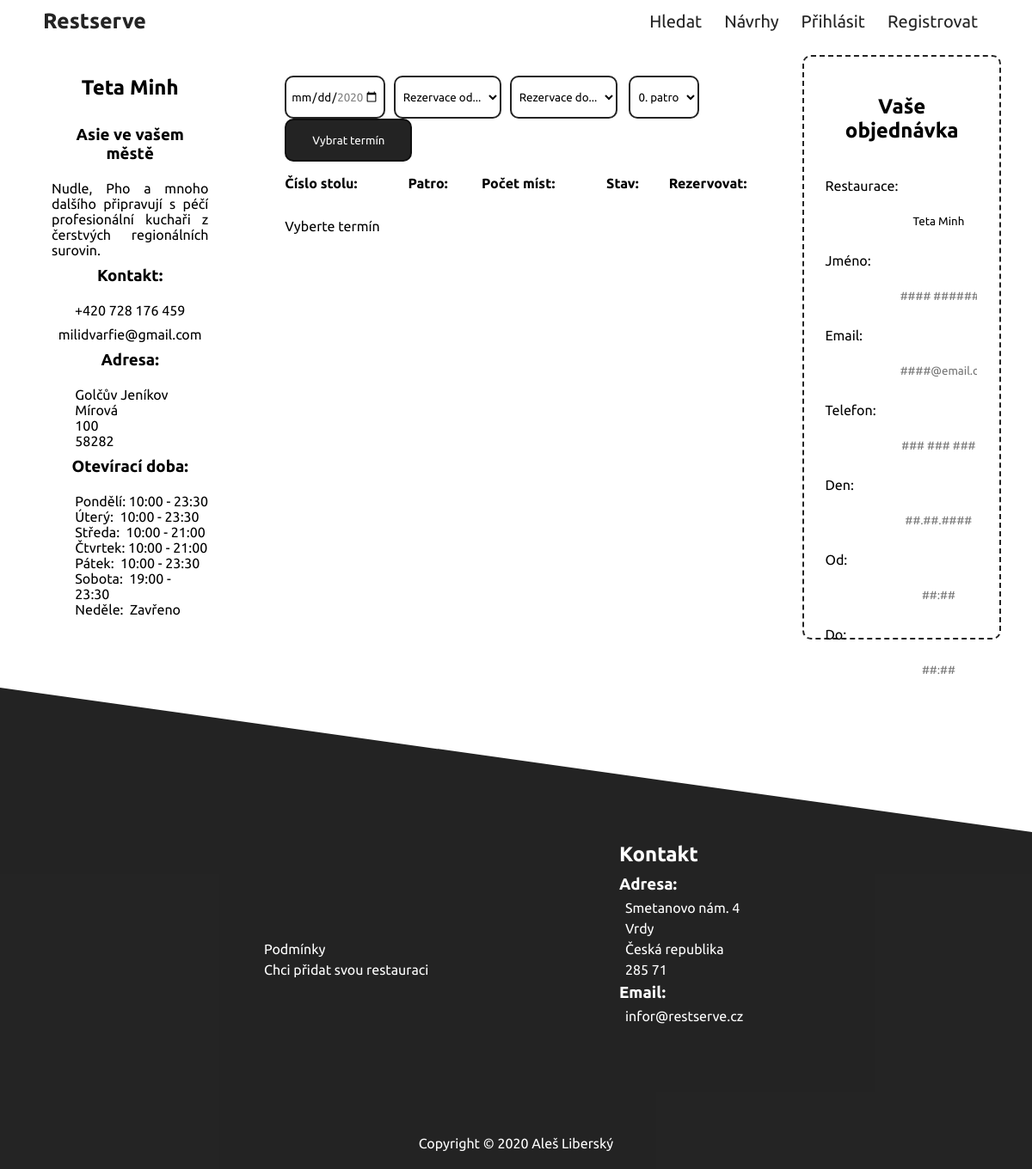
Screenshot of /restaurant.php?restaurantid=16 with the database file from the repository.
### tables this page shows
CREATE TABLE `rest_restaurace` (
  `r_id` int(11) NOT NULL,
  `name` text NOT NULL,
  `title` text NOT NULL,
  `tags` text NOT NULL,
  `description` text NOT NULL,
  `opening_mo` varchar(25) NOT NULL DEFAULT 'Zavřeno',
  `opening_tu` varchar(25) NOT NULL DEFAULT 'Zavřeno',
  `opening_we` varchar(25) NOT NULL DEFAULT 'Zavřeno',
  `opening_th` varchar(25) NOT NULL DEFAULT 'Zavřeno',
  `opening_fr` varchar(25) NOT NULL DEFAULT 'Zavřeno',
  `opening_sa` varchar(25) NOT NULL DEFAULT 'Zavřeno',
  `opening_su` varchar(25) NOT NULL DEFAULT 'Zavřeno',
  `picture` text NOT NULL,
  `email` text NOT NULL,
  `phone` varchar(25) NOT NULL,
  `city` text NOT NULL,
  `street` text NOT NULL,
  `no` int(10) NOT NULL,
  `zip` int(5) NOT NULL,
  `contribution` int(11) NOT NULL
);

### restaurant.php (the view, shortened to what this page needs)
<?php
    include 'includes/header.php';
    include 'includes/database.php';
    if((isset($_GET['restaurantid']))&&(!empty($_GET['restaurantid']))){
        try{
            $restaurantQuery = $db->prepare('SELECT * FROM rest_restaurace WHERE r_id=:searched LIMIT 1;');
            $restaurantQuery->execute([
                ':searched' => htmlspecialchars($_GET['restaurantid'])
            ]);
        }
        catch (PDOException $e){
            error_log($e->getMessage());
            header('Location: ../index.php?error=dbrestcrash');
            die();
        }
        $restaurant = $restaurantQuery->fetch(PDO::FETCH_ASSOC);
        $restaurantId = htmlspecialchars($restaurant['r_id']);
        $restaurantName = htmlspecialchars($restaurant['name']);
        $restaurantTitle = htmlspecialchars($restaurant['title']);
        $restaurantDescription = htmlspecialchars($restaurant['description']);
        $restaurantOpeningMo = htmlspecialchars($restaurant['opening_mo']);
        $restaurantOpeningTu = htmlspecialchars($restaurant['opening_tu']);
        $restaurantOpeningWe = htmlspecialchars($restaurant['opening_we']);
        $restaurantOpeningTh = htmlspecialchars($restaurant['opening_th']);
        $restaurantOpeningFr = htmlspecialchars($restaurant['opening_fr']);
        $restaurantOpeningSa = htmlspecialchars($restaurant['opening_sa']);
        $restaurantOpeningSu = htmlspecialchars($restaurant['opening_su']);
        $restaurantEmail = htmlspecialchars($restaurant['email']);
        $restaurantPhone = htmlspecialchars($restaurant['phone']);
        $restaurantCity = htmlspecialchars($restaurant['city']);
        $restaurantStreet = htmlspecialchars($restaurant['street']);
        $restaurantNo = htmlspecialchars($restaurant['no']);
        $restaurantZip = htmlspecialchars($restaurant['zip']);
?>
        <div class="reservationContainer">
            <div class="choose-restaurant-description">
                <?php
                    echo '<h2>'.$restaurantName.'</h2>';
                    if(isset($restaurantTitle)&&(!empty($restaurantTitle))){
                        echo '<h3>'.$restaurantTitle.'</h3>';
                    }
                    echo '<p class="descriptionText">'.$restaurantDescription.'</p>';
                    echo '<h3>Kontakt:</h3>';
                    echo '<p class="descriptionContact">'.$restaurantPhone.'</p>';
                    echo '<p class="descriptionContact">'.$restaurantEmail.'</p>';
                    echo '<h3>Adresa:</h3>';
                    echo '<ul>';
                    echo    '<li>'.$restaurantCity.'</li>';
                    echo    '<li>'.$restaurantStreet.'</li>';
                    echo    '<li>'.$restaurantNo.'</li>';
                    echo    '<li>'.$restaurantZip.'</li>';
                    echo '</ul>';
                    echo '<h3>Otevírací doba:</h3>';
                    echo '<div class="choose-restaurant-openninghours"><ul>';
                        echo '<li>Pondělí:&nbsp;'.$restaurantOpeningMo.'</li>';
                        echo '<li>Úterý:&nbsp;  '.$restaurantOpeningTu.'</li>';
                        echo '<li>Středa:&nbsp; '.$restaurantOpeningWe.'</li>';
                        echo '<li>Čtvrtek:&nbsp;'.$restaurantOpeningTh.'</li>';
                        echo '<li>Pátek:&nbsp;  '.$restaurantOpeningFr.'</li>';
                        echo '<li>Sobota:&nbsp; '.$restaurantOpeningSa.'</li>';
                        echo '<li>Neděle:&nbsp; '.$restaurantOpeningSu.'</li>';
                    echo '</ul></div>';
                ?>
            </div>
            <div class="restaurantReservation">
                <?php
                try{
                    $tablesQuery = $db->prepare('SELECT * FROM rest_table WHERE table_restaurant_id=:searched AND table_lock=0;');
                    $tablesQuery->execute([
                        ':searched' => $restaurantId
                    ]);
                }
                catch (PDOException $e){
                    error_log($e->getMessage());
                    header('Location: ../index.php?error=dbrestcrash');
                    die();
                }
                $tables = $tablesQuery->fetchAll(PDO::FETCH_ASSOC);
                if ((isset($_GET['tableLevel']))&&($_GET['tableLevel']>0)){
                    $chosenTableLevel = $_GET['tableLevel'];
                }
                else{
                    $chosenTableLevel = 0;
                }
                echo '<div class="choose-restaurant-option">
                        <form id="reservationOptionForm" action="includes/getTables.php" method="post">';
                        if(isset($_GET['date'])){
                            echo '<input class="choose-input day-input" id="dateInput" type="date" name="chosenDay" min="'.date("Y-m-d").'" max="'.date('Y-m-d', strtotime('+1 month')).'" value="'.htmlspecialchars($_GET['date']).'" required>';
                        }
                        else{
                            echo '<input class="choose-input day-input" id="dateInput" type="date" name="chosenDay" min="'.date("Y-m-d").'" max="'.date('Y-m-d', strtotime('+1 month')).'" required>';
                        }
                        echo '<select class="choose-input" id="timeFromInput" name="chosenTimeFrom" required>';
                        echo '<option class="timeFromInputOption" value="">Rezervace od...</option>';
                        echo '</select>';
                        echo '<select class="choose-input" id="timeToInput" name="chosenTimeTo">';
                        echo '<option class="timeToInputOption" value="">Rezervace do...</option>';
                        echo '</select>';
                            echo '  <select class="choose-input" id="levelInput" name="chosenLevel">
                                        <option value="0">0. patro</option>
                                    </select>';
                        echo '<button class="reservation-submit" type="submit" name="periodSubmit">Vybrat termín</button>';
                echo    '</form>
                    </div>';
                echo '<div class="chosen-table">
                        <table>';
                echo    '<tr>
                            <th>Číslo stolu:</th>
                            <th>Patro:</th>
                            <th>Počet míst:</th>
                            <th>Stav:</th>
                            <th class="narrow">Rezervovat:</th>
                         </tr>';
                    if((isset($_GET['tables']))&&(isset($_GET['date']))&&(isset($_GET['timeFrom']))&&(isset($_GET['timeTo']))){
                        $occupied = explode("-", $_GET['tables']);
                        $start = explode(":",htmlspecialchars($_GET['timeFrom']));
                        $end = explode(":",htmlspecialchars($_GET['timeTo']));
                        if(!($start[0]>=$end[0])) {
                            foreach ($tables as $table) {
                                if ($table['table_level'] == $chosenTableLevel) {
                                    echo '<tr>
                                        <td>'. $table['table_number'] . '</td>
                                        <td>' . $table['table_level'] . '</td>
                                        <td>' . $table['table_chairs'] . '</td>';
                                    if (in_array($table['table_id'], $occupied) === false) {
                                        if((isset($_GET['chosenTableId']))&&($_GET['chosenTableId']===$table['table_id'])){
                                            echo   '<td>Volno</td>
                                                <td class="narrow">
                                                    <form action="includes/makeit.php" method="post">
                                                        <input type="hidden" name="restaurantId" value="restaurantid=' . $restaurantId . '">
                                                        <input type="hidden" name="date" value="date=' . htmlspecialchars($_GET['date']) . '">
                                                        <input type="hidden" name="timeTo" value="timeTo=' . htmlspecialchars($_GET['timeTo']) . '">
                                                        <input type="hidden" name="timeFrom" value="timeFrom=' . htmlspecialchars($_GET['timeFrom']) . '">
                                                        <input type="hidden" name="level" value="level=' . htmlspecialchars($_GET['level']) . '">
                                                        <input type="hidden" name="tables" value="tables=' . htmlspecialchars($_GET['tables']) . '">
                                                        <input type="hidden" name="chosenTable" value="chosenTable=' . $table['table_number'] . '">
                                                        <input type="hidden" name="chosenTableId" value="chosenTableId=' . $table['table_id'] . '">
                                                        <button class="cancelButton buttonDoReservation grayBackground" type="submit" name="prepareReservation">Vybráno</button>
                                                    </form>
                                                </td>';
                                        }
                                        else{
                                            echo   '<td>Volno</td>
                                                <td class="narrow">
                                                    <form action="includes/makeit.php" method="post">
                                                        <input type="hidden" name="restaurantId" value="restaurantid=' . $restaurantId . '">
                                                        <input type="hidden" name="date" value="date=' . htmlspecialchars($_GET['date']) . '">
                                                        <input type="hidden" name="timeTo" value="timeTo=' . htmlspecialchars($_GET['timeTo']) . '">
                                                        <input type="hidden" name="timeFrom" value="timeFrom=' . htmlspecialchars($_GET['timeFrom']) . '">
                                                        <input type="hidden" name="level" value="level=' . htmlspecialchars($_GET['level']) . '">
                                                        <input type="hidden" name="tables" value="tables=' . htmlspecialchars($_GET['tables']) . '">
                                                        <input type="hidden" name="chosenTable" value="chosenTable=' . $table['table_number'] . '">
                                                        <input type="hidden" name="chosenTableId" value="chosenTableId=' . $table['table_id'] . '">
                                                        <button class="cancelButton buttonDoReservation" type="submit" name="prepareReservation">Rezervovat</button>
                                                    </form>
                                                </td>';
                                        }
                                    } else {
                                        echo '<td>Obsazeno</td>
                                                     <td class="narrow"></td>';
                                    }
                                    echo '</tr>';
                                }
                            }
                        }
                        else{
                            echo '<tr><td colspan="5">Chybný čas</td></tr>';
                        }
                    }
                    else {
                        echo '<tr><td colspan="5">Vyberte termín</td></tr>';
                    }
                    echo '</table></div>';
                ?>
            </div>
            <?php
                if(isset($_GET['chosenTable'])){
                    echo '<div class="choose-reservation-form restaurantControl greenBackground">';
                }
                else{
                    echo '<div class="choose-reservation-form restaurantControl">';
                }
            ?>
                <h2>Vaše objednávka</h2>
                <form action="includes/createReservation.php" method="post">
                    <fieldset>
                        <label for="restaurantName">Restaurace:</label>
                        <input class="reservation-input" id="restaurantName" readonly type="text" name="resturant" value="<?PHP echo $restaurantName; ?>" required>
                    </fieldset>
                    <fieldset>
                        <label for="userName">Jméno:</label>
                        <input class="reservation-input" id="userName" type="text" name="name" placeholder="#### ######" pattern="^\p{Lu}\p{Ll}+(\s\p{Lu}\p{Ll}+)+" minlength="2" maxlength="50"  required>
                    </fieldset>
                    <fieldset>
                        <label for="email">Email:</label>
                        <input class="reservation-input" id="email" type="email" name="email" placeholder="####@email.com" pattern="\w+\.?\w+@\w+\.[a-z][a-z]+" minlength="5" maxlength="50"  required>
                    </fieldset>
                    <fieldset>
                        <label for="phone">Telefon:</label>
                        <input class="reservation-input" id="phone" type="tel" name="phone" placeholder="### ### ###" pattern="(^[+]420\s?)?\d{3}\s?\d{3}\s?\d{3}$" maxlength="16"  required>
                    </fieldset>
                    <fieldset>
                        <label for="reservationDay">Den:</label>
                        <input class="reservation-input" id="reservationDay" readonly type="text" name="day" placeholder="##.##.####" <?php if(isset($_GET['date'])){echo 'value="'.htmlspecialchars($_GET['date']).'"';}else{echo '';}?> required>
                    </fieldset>
                    <fieldset>
                        <label for="reservationFrom">Od:</label>
                        <input class="reservation-input" id="reservationFrom" readonly type="text" name="timeFrom" placeholder="##:##" <?php if(isset($_GET['timeFrom'])){echo 'value="'.htmlspecialchars($_GET['timeFrom']).'"';}else{echo '';}?> required>
                    </fieldset>
                    <fieldset>
                        <label for="reservationTo">Do:</label>
                        <input class="reservation-input" id="reservationTo" readonly type="text" name="timeTo" placeholder="##:##" <?php if(isset($_GET['timeTo'])){echo 'value="'.htmlspecialchars($_GET['timeTo']).'"';}else{echo '';}?> required>
                    </fieldset>
                </form>
            </div>
        </div>
<?php
    }
    include 'includes/footer.php';

### rows the page displays
rest_restaurace: name "Teta Minh", title "Asie ve vašem městě", description "Nudle, Pho a mnoho dalšího připravují s péčí profesionální kuchaři z čerstvých regionálních surovin.", phone "+420 728 176 459", email "milidvarfie@gmail.com", city "Golčův Jeníkov", street "Mírová", no "100", zip "58282", opening_mo "10:00 - 23:30", opening_tu "10:00 - 23:30", opening_we "10:00 - 21:00", opening_th "10:00 - 21:00", opening_fr "10:00 - 23:30", opening_sa "19:00 - 23:30", opening_su "Zavřeno", resturant "Teta Minh"
